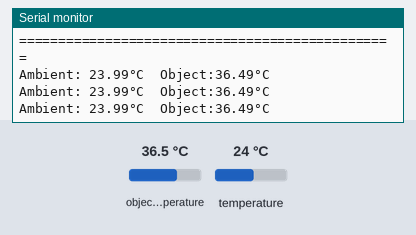
Bench run of a sketch on a simulated ESP32. Shown: the last lines printed to the serial monitor. Inputs (shaded band) come from the test bench; at power-on: object temperature 36.5 °C, temperature 24 °C.

Above: at 1.3 s.
1.4 s: object temperature set to 20 °C
At 1.9 s:
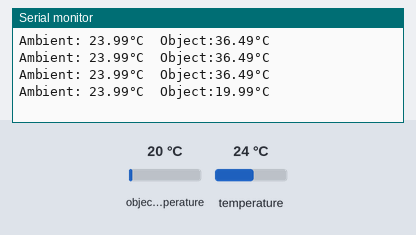
2.9 s: temperature set to 12 °C
At 3.4 s:
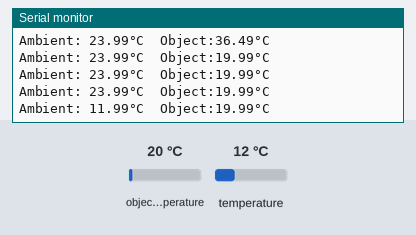
4.4 s: object temperature set to 26 °C
At 4.9 s:
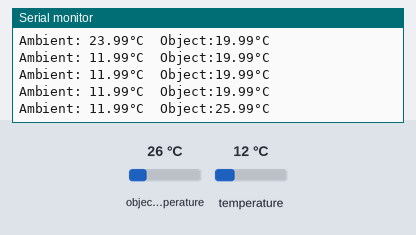
Timing chart, 0 to 7.4 s (numbered marks = the images above; inputs shaded):
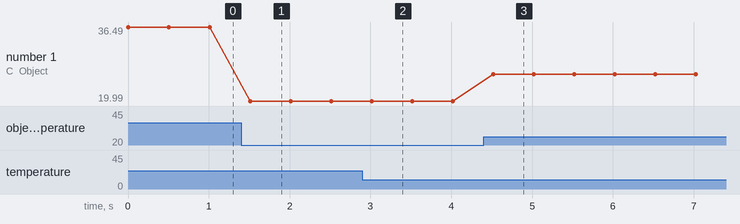

Measured:
- after the input at 1.4 s, the serial monitor: prints a new line after 0.11 s (image 1)
- after the input at 2.9 s, the serial monitor: prints a new line after 0.12 s (image 2)
- after the input at 4.4 s, the serial monitor: prints a new line after 0.12 s (image 3)
- plotted number 1: 36.49 → 19.99 after the input at 1.4 s, 19.99 → 25.99 after the input at 4.4 s

The sketch:

IRSensorReader.ino
```cpp
// --------------------------------------
// IR Sensor Reader
// --------------------------------------

#include <Adafruit_MLX90614.h>
#include <Wire.h>

float ambientTempC;
float objectTempC;

Adafruit_MLX90614 mlx = Adafruit_MLX90614();

void setup() {
  Serial.begin(115200);
  Serial.setDebugOutput(true);
  while (!Serial);

  Serial.println("IR Sensor MLX90614 test");

  if (!mlx.begin()) {
    Serial.println("Error connecting to MLX sensor. Check wiring.");
    while (1);
  };

  Serial.print("Emissivity = "); Serial.println(mlx.readEmissivity());
  Serial.println("================================================");
}

void loop() {
  ambientTempC = mlx.readAmbientTempC();
  objectTempC = mlx.readObjectTempC();

  Serial.print("Ambient: ");
  Serial.print(ambientTempC);
  Serial.print("°C\tObject:");
  Serial.print(objectTempC);
  Serial.println("°C");

  delay(500);
}
```
